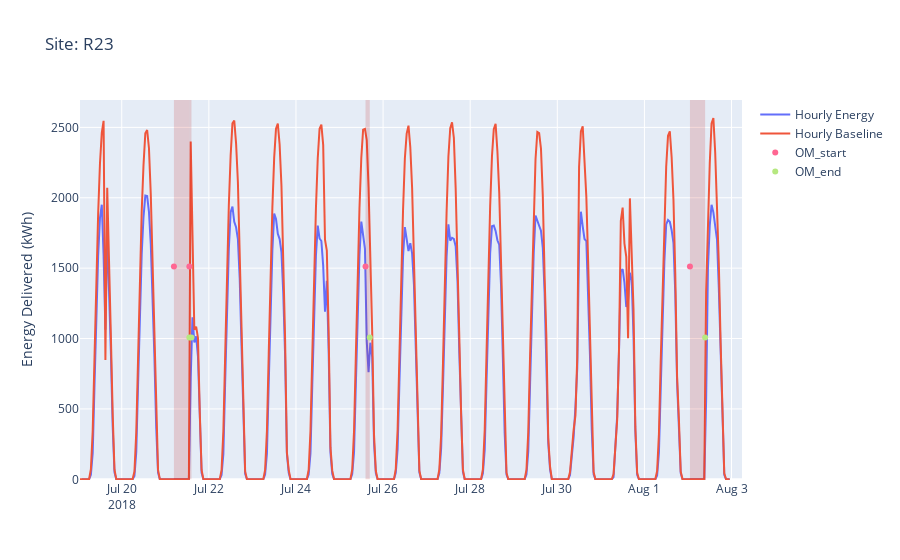
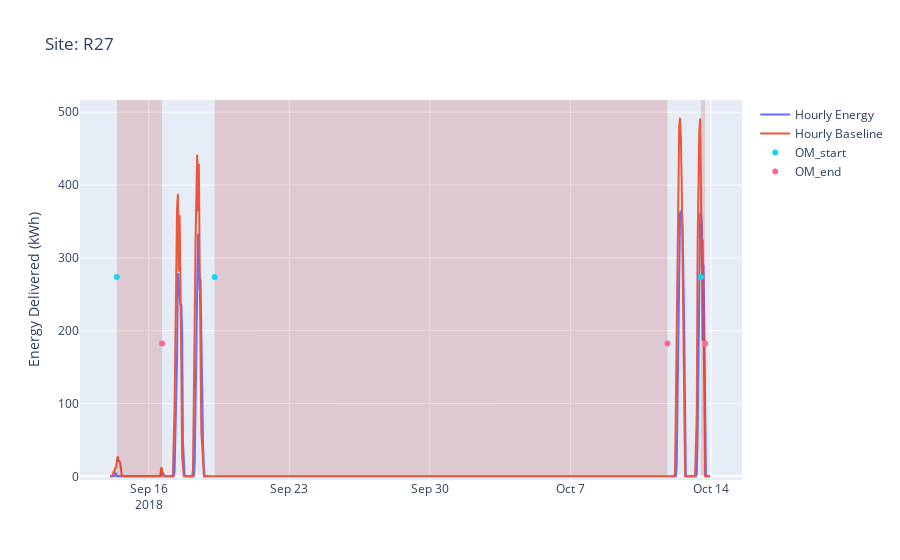

The cell these charts' notebook holds for them, in order:
### Markdown cell above
Display figure handles of overlapping data ("figs" contains one figure per site in overlapping data frames)

### Code cell
for i in range(len(figs)):
    figs[i].show()

### Figure 1 — Plotly figure (JSON) as saved in the notebook; plotly's stock layout.template omitted (floating-point values rounded to 4 significant figures; data arrays with more than 128 entries replaced by an {"elided": "..."} marker saying what was removed)
{"data": [{"name": "Hourly Energy", "type": "scatter", "x": {"elided": "359 str values"}, "y": {"elided": "359 float values"}}, {"name": "Hourly Baseline", "type": "scatter", "x": {"elided": "359 str values"}, "y": {"elided": "359 float values"}}, {"fill": "tozeroy", "fillcolor": "rgba(190,0,0,.15)", "hoverinfo": "none", "line": {"width": 0}, "marker": {"size": [0, 0]}, "mode": "markers+lines", "name": "OM Ticket", "showlegend": false, "type": "scatter", "x": ["2018-07-21T04:45:00", "2018-07-21T13:15:00"], "y": [2694.0, 2694.0]}, {"fill": "tozeroy", "fillcolor": "rgba(190,0,0,.15)", "hoverinfo": "none", "line": {"width": 0}, "marker": {"size": [0, 0]}, "mode": "markers+lines", "name": "OM Ticket", "showlegend": false, "type": "scatter", "x": ["2018-07-21T13:16:00", "2018-07-21T14:25:00"], "y": [2694.0, 2694.0]}, {"fill": "tozeroy", "fillcolor": "rgba(190,0,0,.15)", "hoverinfo": "none", "line": {"width": 0}, "marker": {"size": [0, 0]}, "mode": "markers+lines", "name": "OM Ticket", "showlegend": false, "type": "scatter", "x": ["2018-07-25T14:20:00", "2018-07-25T16:40:00"], "y": [2694.0, 2694.0]}, {"fill": "tozeroy", "fillcolor": "rgba(190,0,0,.15)", "hoverinfo": "none", "line": {"width": 0}, "marker": {"size": [0, 0]}, "mode": "markers+lines", "name": "OM Ticket", "showlegend": false, "type": "scatter", "x": ["2018-08-02T01:05:00", "2018-08-02T09:28:00"], "y": [2694.0, 2694.0]}, {"hovertemplate": ["Start: %{x} <br>WO#: 104<br>Type: Vegetation<br>Asset: Facility<br>Nearest Prod Dip:  Jul 21, 2018", "Start: %{x} <br>WO#: 105<br>Type: Corrective<br>Asset: Inverter<br>Nearest Prod Dip:  Jul 21, 2018", "Start: %{x} <br>WO#: 106<br>Type: Corrective<br>Asset: Inverter<br>Nearest Prod Dip:  Jul 25, 2018", "Start: %{x} <br>WO#: 108<br>Type: Corrective<br>Asset: Facility<br>Nearest Prod Dip:  Aug 02, 2018"], "mode": "markers", "name": "OM_start", "type": "scatter", "x": ["2018-07-21T04:45:00", "2018-07-21T13:16:00", "2018-07-25T14:20:00", "2018-08-02T01:05:00"], "y": [1511.0, 1511.0, 1511.0, 1511.0]}, {"hovertemplate": ["End: %{x} <br>WO#: 104<br>Type: Vegetation<br>Asset: Facility", "End: %{x} <br>WO#: 105<br>Type: Corrective<br>Asset: Inverter", "End: %{x} <br>WO#: 106<br>Type: Corrective<br>Asset: Inverter", "End: %{x} <br>WO#: 108<br>Type: Corrective<br>Asset: Facility"], "mode": "markers", "name": "OM_end", "type": "scatter", "x": ["2018-07-21T13:15:00", "2018-07-21T14:25:00", "2018-07-25T16:40:00", "2018-08-02T09:28:00"], "y": [1008.0, 1008.0, 1008.0, 1008.0]}], "layout": {"title": {"text": "Site: R23"}, "yaxis": {"range": [-5, 2694.0], "title": {"text": "Energy Delivered (kWh)"}}}}

### Figure 2 — Plotly figure (JSON) as saved in the notebook; plotly's stock layout.template omitted (floating-point values rounded to 4 significant figures; data arrays with more than 128 entries replaced by an {"elided": "..."} marker saying what was removed)
{"data": [{"name": "Hourly Energy", "type": "scatter", "x": {"elided": "718 str values"}, "y": {"elided": "718 int values"}}, {"name": "Hourly Baseline", "type": "scatter", "x": {"elided": "718 str values"}, "y": {"elided": "718 float values"}}, {"fill": "tozeroy", "fillcolor": "rgba(190,0,0,.15)", "hoverinfo": "none", "line": {"width": 0}, "marker": {"size": [0, 0]}, "mode": "markers+lines", "name": "OM Ticket", "showlegend": false, "type": "scatter", "x": ["2018-09-14T10:00:00", "2018-09-16T16:00:00"], "y": [516.8, 516.8]}, {"fill": "tozeroy", "fillcolor": "rgba(190,0,0,.15)", "hoverinfo": "none", "line": {"width": 0}, "marker": {"size": [0, 0]}, "mode": "markers+lines", "name": "OM Ticket", "showlegend": false, "type": "scatter", "x": ["2018-09-19T07:00:00", "2018-10-11T20:00:00"], "y": [516.8, 516.8]}, {"fill": "tozeroy", "fillcolor": "rgba(190,0,0,.15)", "hoverinfo": "none", "line": {"width": 0}, "marker": {"size": [0, 0]}, "mode": "markers+lines", "name": "OM Ticket", "showlegend": false, "type": "scatter", "x": ["2018-10-13T12:00:00", "2018-10-13T17:00:00"], "y": [516.8, 516.8]}, {"hovertemplate": ["Start: %{x} <br>WO#: 1<br>Type: corrective<br>Asset: Facility<br>Nearest Prod Dip:  Sep 15, 2018", "Start: %{x} <br>WO#: 3<br>Type: corrective<br>Asset: Other<br>Nearest Prod Dip:  Sep 18, 2018", "Start: %{x} <br>WO#: 4<br>Type: preventive<br>Asset: Facility<br>Nearest Prod Dip:  Oct 13, 2018"], "mode": "markers", "name": "OM_start", "type": "scatter", "x": ["2018-09-14T10:00:00", "2018-09-19T07:00:00", "2018-10-13T12:00:00"], "y": [273.8, 273.8, 273.8]}, {"hovertemplate": ["End: %{x} <br>WO#: 1<br>Type: corrective<br>Asset: Facility", "End: %{x} <br>WO#: 3<br>Type: corrective<br>Asset: Other", "End: %{x} <br>WO#: 4<br>Type: preventive<br>Asset: Facility"], "mode": "markers", "name": "OM_end", "type": "scatter", "x": ["2018-09-16T16:00:00", "2018-10-11T20:00:00", "2018-10-13T17:00:00"], "y": [182.5, 182.5, 182.5]}], "layout": {"title": {"text": "Site: R27"}, "yaxis": {"range": [-5, 516.8], "title": {"text": "Energy Delivered (kWh)"}}}}
